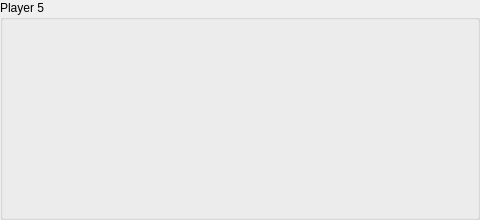
   <widget class="QGroupBox" name="groupBox_6">
    <property name="geometry">
     <rect>
      <x>15</x>
      <y>470</y>
      <width>480</width>
      <height>220</height>
     </rect>
    </property>
    <property name="title">
     <string>Player 5</string>
    </property>
    <widget class="QLabel" name="n4_7">
     <property name="geometry">
      <rect>
       <x>52</x>
       <y>20</y>
       <width>42</width>
       <height>60</height>
      </rect>
     </property>
     <property name="minimumSize">
      <size>
       <width>42</width>
       <height>60</height>
      </size>
     </property>
     <property name="text">
      <string/>
     </property>
     <property name="pixmap">
      <pixmap>../../../Utils/Workplace/pic/4.jpg</pixmap>
     </property>
     <property name="scaledContents">
      <bool>true</bool>
     </property>
    </widget>
    <widget class="QLabel" name="n5_7">
     <property name="geometry">
      <rect>
       <x>94</x>
       <y>20</y>
       <width>42</width>
       <height>60</height>
      </rect>
     </property>
     <property name="minimumSize">
      <size>
       <width>42</width>
       <height>60</height>
      </size>
     </property>
     <property name="text">
      <string/>
     </property>
     <property name="pixmap">
      <pixmap>../../../Utils/Workplace/pic/5.jpg</pixmap>
     </property>
     <property name="scaledContents">
      <bool>true</bool>
     </property>
    </widget>
    <widget class="QLabel" name="n8_7">
     <property name="geometry">
      <rect>
       <x>220</x>
       <y>20</y>
       <width>42</width>
       <height>60</height>
      </rect>
     </property>
     <property name="minimumSize">
      <size>
       <width>42</width>
       <height>60</height>
      </size>
     </property>
     <property name="text">
      <string/>
     </property>
     <property name="pixmap">
      <pixmap>../../../Utils/Workplace/pic/8.jpg</pixmap>
     </property>
     <property name="scaledContents">
      <bool>true</bool>
     </property>
    </widget>
    <widget class="QLabel" name="n6_7">
     <property name="geometry">
      <rect>
       <x>136</x>
       <y>20</y>
       <width>42</width>
       <height>60</height>
      </rect>
     </property>
     <property name="minimumSize">
      <size>
       <width>42</width>
       <height>60</height>
      </size>
     </property>
     <property name="text">
      <string/>
     </property>
     <property name="pixmap">
      <pixmap>../../../Utils/Workplace/pic/6.jpg</pixmap>
     </property>
     <property name="scaledContents">
      <bool>true</bool>
     </property>
    </widget>
    <widget class="QLabel" name="n7_7">
     <property name="geometry">
      <rect>
       <x>178</x>
       <y>20</y>
       <width>42</width>
       <height>60</height>
      </rect>
     </property>
     <property name="minimumSize">
      <size>
       <width>42</width>
       <height>60</height>
      </size>
     </property>
     <property name="text">
      <string/>
     </property>
     <property name="pixmap">
      <pixmap>../../../Utils/Workplace/pic/7.jpg</pixmap>
     </property>
     <property name="scaledContents">
      <bool>true</bool>
     </property>
    </widget>
    <widget class="QLabel" name="n11_7">
     <property name="geometry">
      <rect>
       <x>346</x>
       <y>20</y>
       <width>42</width>
       <height>60</height>
      </rect>
     </property>
     <property name="minimumSize">
      <size>
       <width>42</width>
       <height>60</height>
      </size>
     </property>
     <property name="text">
      <string/>
     </property>
     <property name="pixmap">
      <pixmap>../../../Utils/Workplace/pic/11.jpg</pixmap>
     </property>
     <property name="scaledContents">
      <bool>true</bool>
     </property>
    </widget>
    <widget class="QLabel" name="n9_7">
     <property name="geometry">
      <rect>
       <x>262</x>
       <y>20</y>
       <width>42</width>
       <height>60</height>
      </rect>
     </property>
     <property name="minimumSize">
      <size>
       <width>42</width>
       <height>60</height>
      </size>
     </property>
     <property name="text">
      <string/>
     </property>
     <property name="pixmap">
      <pixmap>../../../Utils/Workplace/pic/9.jpg</pixmap>
     </property>
     <property name="scaledContents">
      <bool>true</bool>
     </property>
    </widget>
    <widget class="QLabel" name="n10_7">
     <property name="geometry">
      <rect>
       <x>304</x>
       <y>20</y>
       <width>42</width>
       <height>60</height>
      </rect>
     </property>
     <property name="minimumSize">
      <size>
       <width>42</width>
       <height>60</height>
      </size>
     </property>
     <property name="text">
      <string/>
     </property>
     <property name="pixmap">
      <pixmap>../../../Utils/Workplace/pic/10.jpg</pixmap>
     </property>
     <property name="scaledContents">
      <bool>true</bool>
     </property>
    </widget>
    <widget class="QLabel" name="n12_7">
     <property name="geometry">
      <rect>
       <x>388</x>
       <y>20</y>
       <width>42</width>
       <height>60</height>
      </rect>
     </property>
     <property name="minimumSize">
      <size>
       <width>42</width>
       <height>60</height>
      </size>
     </property>
     <property name="text">
      <string/>
     </property>
     <property name="pixmap">
      <pixmap>../../../Utils/Workplace/pic/12.jpg</pixmap>
     </property>
     <property name="scaledContents">
      <bool>true</bool>
     </property>
    </widget>
    <widget class="QLabel" name="n13_7">
     <property name="geometry">
      <rect>
       <x>430</x>
       <y>20</y>
       <width>42</width>
       <height>60</height>
      </rect>
     </property>
     <property name="minimumSize">
      <size>
       <width>42</width>
       <height>60</height>
      </size>
     </property>
     <property name="text">
      <string/>
     </property>
     <property name="pixmap">
      <pixmap>../../../Utils/Workplace/pic/13.jpg</pixmap>
     </property>
     <property name="scaledContents">
      <bool>true</bool>
     </property>
    </widget>
    <widget class="QLabel" name="n16_7">
     <property name="geometry">
      <rect>
       <x>94</x>
       <y>81</y>
       <width>42</width>
       <height>60</height>
      </rect>
     </property>
     <property name="minimumSize">
      <size>
       <width>42</width>
       <height>60</height>
      </size>
     </property>
     <property name="text">
      <string/>
     </property>
     <property name="pixmap">
      <pixmap>../../../Utils/Workplace/pic/16.jpg</pixmap>
     </property>
     <property name="scaledContents">
      <bool>true</bool>
     </property>
    </widget>
    <widget class="QLabel" name="n17_7">
     <property name="geometry">
      <rect>
       <x>136</x>
       <y>81</y>
       <width>42</width>
       <height>60</height>
      </rect>
     </property>
     <property name="minimumSize">
      <size>
       <width>42</width>
       <height>60</height>
      </size>
     </property>
     <property name="text">
      <string/>
     </property>
     <property name="pixmap">
      <pixmap>../../../Utils/Workplace/pic/17.jpg</pixmap>
     </property>
     <property name="scaledContents">
      <bool>true</bool>
     </property>
    </widget>
    <widget class="QLabel" name="n18_7">
     <property name="geometry">
      <rect>
       <x>178</x>
       <y>81</y>
       <width>42</width>
       <height>60</height>
      </rect>
     </property>
     <property name="minimumSize">
      <size>
       <width>42</width>
       <height>60</height>
      </size>
     </property>
     <property name="text">
      <string/>
     </property>
     <property name="pixmap">
      <pixmap>../../../Utils/Workplace/pic/18.jpg</pixmap>
     </property>
     <property name="scaledContents">
      <bool>true</bool>
     </property>
    </widget>
    <widget class="QLabel" name="n21_7">
     <property name="geometry">
      <rect>
       <x>304</x>
       <y>81</y>
       <width>42</width>
       <height>60</height>
      </rect>
     </property>
     <property name="minimumSize">
      <size>
       <width>42</width>
       <height>60</height>
      </size>
     </property>
     <property name="text">
      <string/>
     </property>
     <property name="pixmap">
      <pixmap>../../../Utils/Workplace/pic/21.jpg</pixmap>
     </property>
     <property name="scaledContents">
      <bool>true</bool>
     </property>
    </widget>
    <widget class="QLabel" name="n24_7">
     <property name="geometry">
      <rect>
       <x>430</x>
       <y>81</y>
       <width>42</width>
       <height>60</height>
      </rect>
     </property>
     <property name="minimumSize">
      <size>
       <width>42</width>
       <height>60</height>
      </size>
     </property>
     <property name="text">
      <string/>
     </property>
     <property name="pixmap">
      <pixmap>../../../Utils/Workplace/pic/24.jpg</pixmap>
     </property>
     <property name="scaledContents">
      <bool>true</bool>
     </property>
    </widget>
    <widget class="QLabel" name="n19_7">
     <property name="geometry">
      <rect>
       <x>220</x>
       <y>81</y>
       <width>42</width>
       <height>60</height>
      </rect>
     </property>
     <property name="minimumSize">
      <size>
       <width>42</width>
       <height>60</height>
      </size>
     </property>
     <property name="text">
      <string/>
     </property>
     <property name="pixmap">
      <pixmap>../../../Utils/Workplace/pic/19.jpg</pixmap>
     </property>
     <property name="scaledContents">
      <bool>true</bool>
     </property>
    </widget>
    <widget class="QLabel" name="n14_7">
     <property name="geometry">
      <rect>
       <x>10</x>
       <y>81</y>
       <width>42</width>
       <height>60</height>
      </rect>
     </property>
     <property name="minimumSize">
      <size>
       <width>42</width>
       <height>60</height>
      </size>
     </property>
     <property name="text">
      <string/>
     </property>
     <property name="pixmap">
      <pixmap>../../../Utils/Workplace/pic/14.jpg</pixmap>
     </property>
     <property name="scaledContents">
      <bool>true</bool>
     </property>
    </widget>
    <widget class="QLabel" name="n22_7">
     <property name="geometry">
      <rect>
       <x>346</x>
       <y>81</y>
       <width>42</width>
       <height>60</height>
      </rect>
     </property>
     <property name="minimumSize">
      <size>
       <width>42</width>
       <height>60</height>
      </size>
     </property>
     <property name="text">
      <string/>
     </property>
     <property name="pixmap">
      <pixmap>../../../Utils/Workplace/pic/22.jpg</pixmap>
     </property>
     <property name="scaledContents">
      <bool>true</bool>
     </property>
    </widget>
    <widget class="QLabel" name="n15_7">
     <property name="geometry">
      <rect>
       <x>52</x>
       <y>81</y>
       <width>42</width>
       <height>60</height>
      </rect>
     </property>
     <property name="minimumSize">
      <size>
       <width>42</width>
       <height>60</height>
      </size>
     </property>
     <property name="text">
      <string/>
     </property>
     <property name="pixmap">
      <pixmap>../../../Utils/Workplace/pic/15.jpg</pixmap>
     </property>
     <property name="scaledContents">
      <bool>true</bool>
     </property>
    </widget>
    <widget class="QLabel" name="n23_7">
     <property name="geometry">
      <rect>
       <x>388</x>
       <y>81</y>
       <width>42</width>
       <height>60</height>
      </rect>
     </property>
     <property name="minimumSize">
      <size>
       <width>42</width>
       <height>60</height>
      </size>
     </property>
     <property name="text">
      <string/>
     </property>
     <property name="pixmap">
      <pixmap>../../../Utils/Workplace/pic/23.jpg</pixmap>
     </property>
     <property name="scaledContents">
      <bool>true</bool>
     </property>
    </widget>
    <widget class="QLabel" name="n20_7">
     <property name="geometry">
      <rect>
       <x>262</x>
       <y>81</y>
       <width>42</width>
       <height>60</height>
      </rect>
     </property>
     <property name="minimumSize">
      <size>
       <width>42</width>
       <height>60</height>
      </size>
     </property>
     <property name="text">
      <string/>
     </property>
     <property name="pixmap">
      <pixmap>../../../Utils/Workplace/pic/20.jpg</pixmap>
     </property>
     <property name="scaledContents">
      <bool>true</bool>
     </property>
    </widget>
    <widget class="QLabel" name="n26_7">
     <property name="geometry">
      <rect>
       <x>52</x>
       <y>142</y>
       <width>42</width>
       <height>60</height>
      </rect>
     </property>
     <property name="minimumSize">
      <size>
       <width>42</width>
       <height>60</height>
      </size>
     </property>
     <property name="text">
      <string/>
     </property>
     <property name="pixmap">
      <pixmap>../../../Utils/Workplace/pic/26.jpg</pixmap>
     </property>
     <property name="scaledContents">
      <bool>true</bool>
     </property>
    </widget>
    <widget class="QLabel" name="n30_7">
     <property name="geometry">
      <rect>
       <x>220</x>
       <y>142</y>
       <width>42</width>
       <height>60</height>
      </rect>
     </property>
     <property name="minimumSize">
      <size>
       <width>42</width>
       <height>60</height>
      </size>
     </property>
     <property name="text">
      <string/>
     </property>
     <property name="pixmap">
      <pixmap>../../../Utils/Workplace/pic/30.jpg</pixmap>
     </property>
     <property name="scaledContents">
      <bool>true</bool>
     </property>
    </widget>
    <widget class="QLabel" name="n33_7">
     <property name="geometry">
      <rect>
       <x>346</x>
       <y>142</y>
       <width>42</width>
       <height>60</height>
      </rect>
     </property>
     <property name="minimumSize">
      <size>
       <width>42</width>
       <height>60</height>
      </size>
     </property>
     <property name="text">
      <string/>
     </property>
     <property name="pixmap">
      <pixmap>../../../Utils/Workplace/pic/33.jpg</pixmap>
     </property>
     <property name="scaledContents">
      <bool>true</bool>
     </property>
    </widget>
    <widget class="QLabel" name="n25_7">
     <property name="geometry">
      <rect>
       <x>10</x>
       <y>142</y>
       <width>42</width>
       <height>60</height>
      </rect>
     </property>
     <property name="minimumSize">
      <size>
       <width>42</width>
       <height>60</height>
      </size>
     </property>
     <property name="text">
      <string/>
     </property>
     <property name="pixmap">
      <pixmap>../../../Utils/Workplace/pic/25.jpg</pixmap>
     </property>
     <property name="scaledContents">
      <bool>true</bool>
     </property>
    </widget>
    <widget class="QLabel" name="n28_7">
     <property name="geometry">
      <rect>
       <x>136</x>
       <y>142</y>
       <width>42</width>
       <height>60</height>
      </rect>
     </property>
     <property name="minimumSize">
      <size>
       <width>42</width>
       <height>60</height>
      </size>
     </property>
     <property name="text">
      <string/>
     </property>
     <property name="pixmap">
      <pixmap>../../../Utils/Workplace/pic/28.jpg</pixmap>
     </property>
     <property name="scaledContents">
      <bool>true</bool>
     </property>
    </widget>
    <widget class="QLabel" name="n34_7">
     <property name="geometry">
      <rect>
       <x>388</x>
       <y>142</y>
       <width>42</width>
       <height>60</height>
      </rect>
     </property>
     <property name="minimumSize">
      <size>
       <width>42</width>
       <height>60</height>
      </size>
     </property>
     <property name="text">
      <string/>
     </property>
     <property name="pixmap">
      <pixmap>../../../Utils/Workplace/pic/34.jpg</pixmap>
     </property>
     <property name="scaledContents">
      <bool>true</bool>
     </property>
    </widget>
    <widget class="QLabel" name="n29_7">
     <property name="geometry">
      <rect>
       <x>178</x>
       <y>142</y>
       <width>42</width>
       <height>60</height>
      </rect>
     </property>
     <property name="minimumSize">
      <size>
       <width>42</width>
       <height>60</height>
      </size>
     </property>
     <property name="text">
      <string/>
     </property>
     <property name="pixmap">
      <pixmap>../../../Utils/Workplace/pic/29.jpg</pixmap>
     </property>
     <property name="scaledContents">
      <bool>true</bool>
     </property>
    </widget>
    <widget class="QLabel" name="n32_7">
     <property name="geometry">
      <rect>
       <x>304</x>
       <y>142</y>
       <width>42</width>
       <height>60</height>
      </rect>
     </property>
     <property name="minimumSize">
      <size>
       <width>42</width>
       <height>60</height>
      </size>
     </property>
     <property name="text">
      <string/>
     </property>
     <property name="pixmap">
      <pixmap>../../../Utils/Workplace/pic/32.jpg</pixmap>
     </property>
     <property name="scaledContents">
      <bool>true</bool>
     </property>
    </widget>
    <widget class="QLabel" name="n35_7">
     <property name="geometry">
      <rect>
       <x>430</x>
       <y>142</y>
       <width>42</width>
       <height>60</height>
      </rect>
     </property>
     <property name="minimumSize">
      <size>
       <width>42</width>
       <height>60</height>
      </size>
     </property>
     <property name="text">
      <string/>
     </property>
     <property name="pixmap">
      <pixmap>../../../Utils/Workplace/pic/35.jpg</pixmap>
     </property>
     <property name="scaledContents">
      <bool>true</bool>
     </property>
    </widget>
    <widget class="QLabel" name="n31_7">
     <property name="geometry">
      <rect>
       <x>262</x>
       <y>142</y>
       <width>42</width>
       <height>60</height>
      </rect>
     </property>
     <property name="minimumSize">
      <size>
       <width>42</width>
       <height>60</height>
      </size>
     </property>
     <property name="text">
      <string/>
     </property>
     <property name="pixmap">
      <pixmap>../../../Utils/Workplace/pic/31.jpg</pixmap>
     </property>
     <property name="scaledContents">
      <bool>true</bool>
     </property>
    </widget>
    <widget class="QLabel" name="n27_7">
     <property name="geometry">
      <rect>
       <x>94</x>
       <y>142</y>
       <width>42</width>
       <height>60</height>
      </rect>
     </property>
     <property name="minimumSize">
      <size>
       <width>42</width>
       <height>60</height>
      </size>
     </property>
     <property name="text">
      <string/>
     </property>
     <property name="pixmap">
      <pixmap>../../../Utils/Workplace/pic/27.jpg</pixmap>
     </property>
     <property name="scaledContents">
      <bool>true</bool>
     </property>
    </widget>
    <widget class="QLabel" name="n3_7">
     <property name="geometry">
      <rect>
       <x>10</x>
       <y>20</y>
       <width>42</width>
       <height>60</height>
      </rect>
     </property>
     <property name="minimumSize">
      <size>
       <width>42</width>
       <height>60</height>
      </size>
     </property>
     <property name="text">
      <string/>
     </property>
     <property name="pixmap">
      <pixmap>../../../Utils/Workplace/pic/3.jpg</pixmap>
     </property>
     <property name="scaledContents">
      <bool>true</bool>
     </property>
    </widget>
   </widget>
